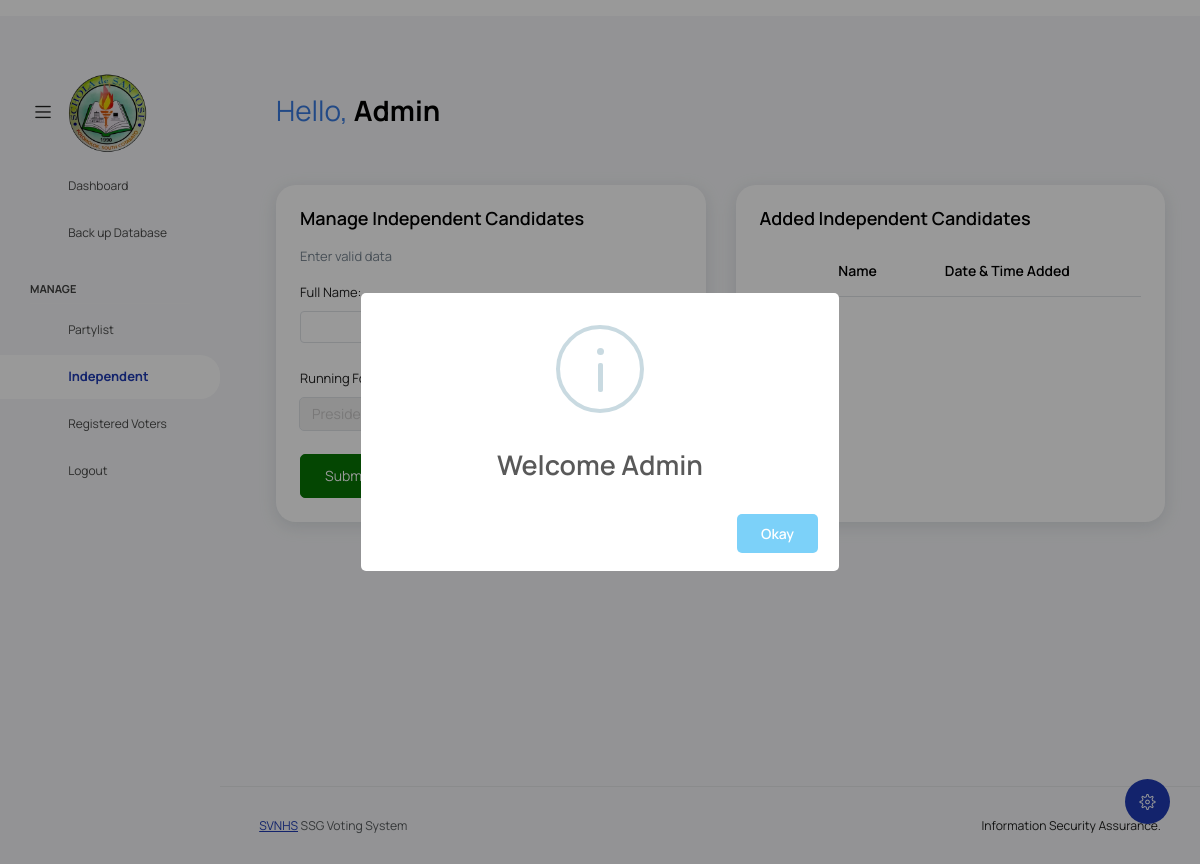
The page /src/admin_side/independent.php (signed in) on the database as committed earlier.
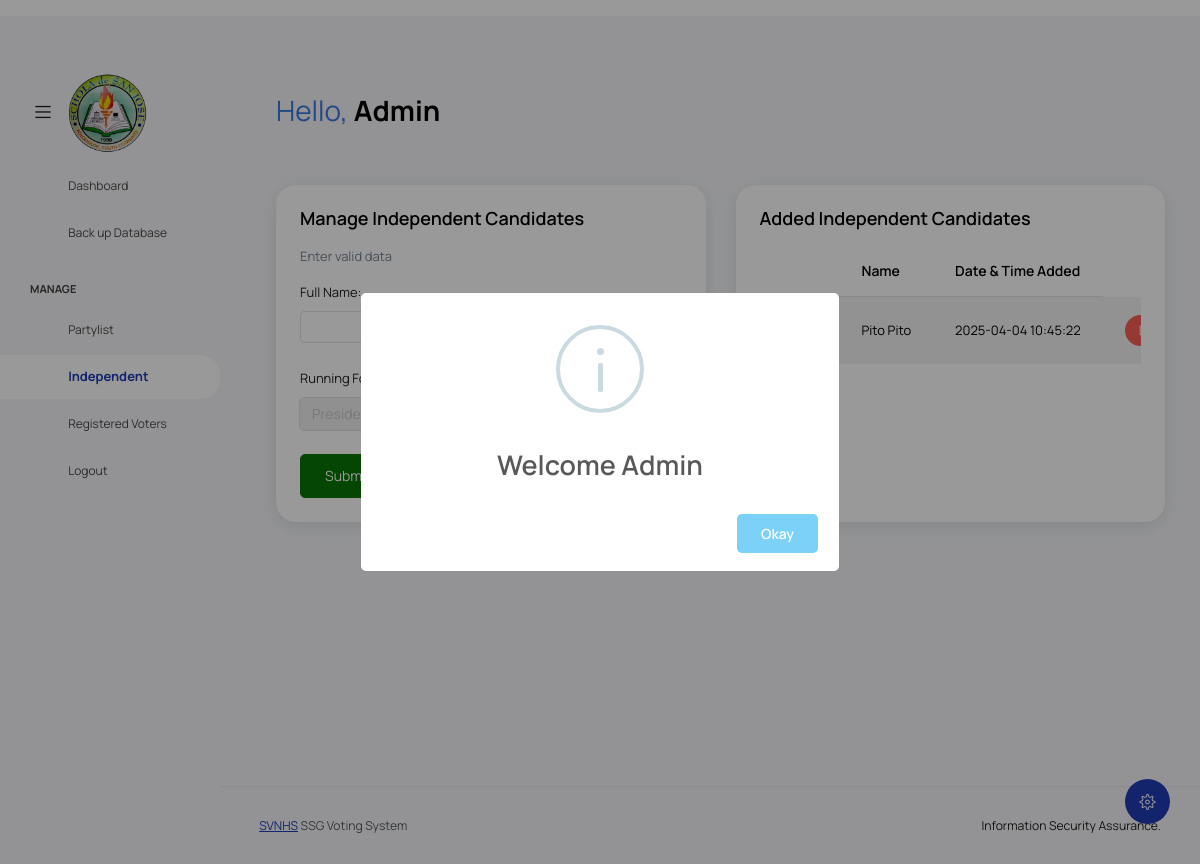
The same page on the database as committed later.
### tables this page shows
CREATE TABLE `candidate` (
  `id` int(11) NOT NULL,
  `name` varchar(50) NOT NULL,
  `running_for` varchar(50) NOT NULL,
  `partylist` varchar(100) NOT NULL,
  `date_time` varchar(100) NOT NULL
);

### src/admin_side/independent.php (the view, shortened to what the changed rows need)
<?php
include("../includes/header.php");
?>
<?php
include('../dbcon.php');
?>
<body class="with-welcome-text">
  <div class="container-scroller">
    <nav class="navbar default-layout col-lg-12 col-12 p-0 fixed-top d-flex align-items-top flex-row">
  <div class="navbar-menu-wrapper d-flex align-items-top">
    <ul class="navbar-nav">
      <li class="nav-item font-weight-semibold d-none d-lg-block ms-0">
        <h1 class="welcome-text" style = "color: #387ADF;">Hello, <span class="text-black fw-bold">Admin</span></h1>
      </li>
    </ul>
  </div>
</nav>
    <div class="container-fluid page-body-wrapper">
      <div class="main-panel">
        <div class="content-wrapper">
        <div class="row">
            <div class="col-lg-6 grid-margin stretch-card">
              <div class="card">
                <div class="card-body">
                  <div class="table-responsive">
                  <table class="table table-striped">
    <thead>
        <tr>
            <th></th>
            <th>Name</th>
            <th>Date & Time Added</th>
        </tr>
    </thead>
    <?php
    $query = "SELECT * FROM candidate";
    $result = mysqli_query($conn, $query);
    while ($row = mysqli_fetch_assoc($result)) {
        echo '<tbody>';
        echo '<tr>';
        echo '<td class="py-1"><img src="../assets/images/ssglogo.png" alt="image" /></td>';
        echo '<td>' . $row['name'] . '</td>';
        echo '<td>' . $row['date_time'] . '</td>';
        echo '<td>';
        echo '<a class="btn btn-danger btn-sm" href="#" onclick="setModalData(' . $row['id'] . ', \'' . $row['name'] . '\')" data-toggle="modal" data-target="#likeModal">Delete</a>';
        echo '</td>';
        echo '</tr>';
        echo '</tbody>';
    }
    ?>
</table>
                  </div>
                </div>
              </div>
            </div>
          </div>
        </div>
       <?php
        include("../includes/footer.php");
       ?>
</body>
</html>

Rows that differ between the two databases and show on the page:
added candidate: name "Pito Pito", date_time "2025-04-04 10:45:22"
